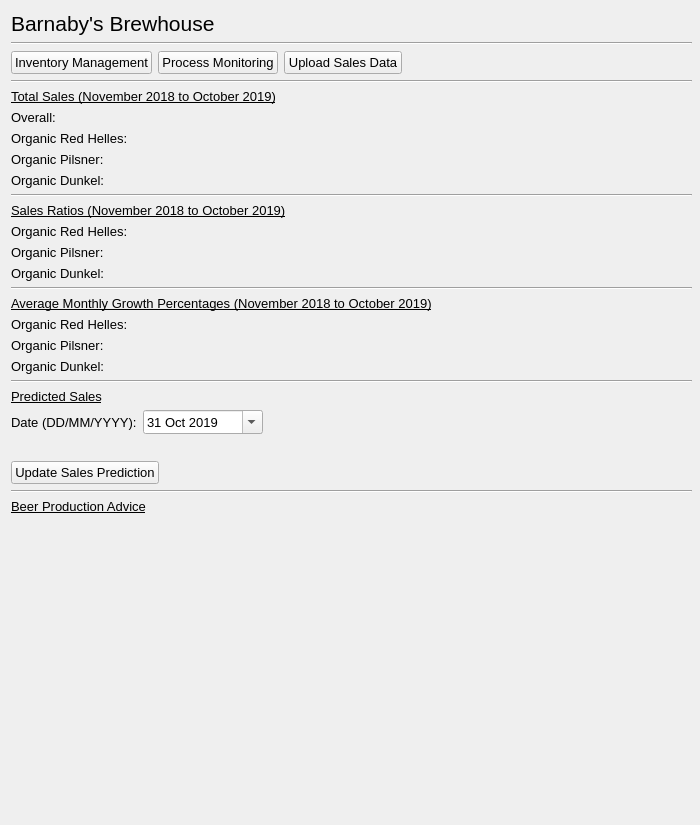
<?xml version="1.0" encoding="UTF-8"?>
<ui version="4.0">
 <class>mwindow_brewhouse</class>
 <widget class="QMainWindow" name="mwindow_brewhouse">
  <property name="geometry">
   <rect>
    <x>0</x>
    <y>0</y>
    <width>700</width>
    <height>825</height>
   </rect>
  </property>
  <property name="font">
   <font>
    <family>Arial</family>
    <pointsize>10</pointsize>
   </font>
  </property>
  <property name="windowTitle">
   <string>Barnaby's Brewhouse</string>
  </property>
  <widget class="QWidget" name="central_widget">
   <widget class="QWidget" name="layoutWidget">
    <property name="geometry">
     <rect>
      <x>11</x>
      <y>11</y>
      <width>681</width>
      <height>801</height>
     </rect>
    </property>
    <layout class="QVBoxLayout" name="vert_layout_brewhouse">
     <item>
      <widget class="QLabel" name="lbl_brewhouse">
       <property name="font">
        <font>
         <pointsize>16</pointsize>
         <weight>50</weight>
         <bold>false</bold>
        </font>
       </property>
       <property name="text">
        <string>Barnaby's Brewhouse</string>
       </property>
      </widget>
     </item>
     <item>
      <widget class="Line" name="hori_line_brewhouse">
       <property name="orientation">
        <enum>Qt::Horizontal</enum>
       </property>
      </widget>
     </item>
     <item>
      <layout class="QHBoxLayout" name="hori_layout_nav">
       <item alignment="Qt::AlignLeft">
        <widget class="QPushButton" name="btn_inv_management">
         <property name="text">
          <string>Inventory Management</string>
         </property>
        </widget>
       </item>
       <item alignment="Qt::AlignLeft">
        <widget class="QPushButton" name="btn_process_monitoring">
         <property name="text">
          <string>Process Monitoring</string>
         </property>
        </widget>
       </item>
       <item>
        <widget class="QPushButton" name="btn_upload_sales">
         <property name="text">
          <string>Upload Sales Data</string>
         </property>
        </widget>
       </item>
       <item>
        <spacer name="hori_spacer_nav">
         <property name="orientation">
          <enum>Qt::Horizontal</enum>
         </property>
         <property name="sizeHint" stdset="0">
          <size>
           <width>40</width>
           <height>20</height>
          </size>
         </property>
        </spacer>
       </item>
      </layout>
     </item>
     <item>
      <widget class="Line" name="hori_line_nav">
       <property name="orientation">
        <enum>Qt::Horizontal</enum>
       </property>
      </widget>
     </item>
     <item>
      <widget class="QLabel" name="lbl_sales">
       <property name="font">
        <font>
         <underline>true</underline>
        </font>
       </property>
       <property name="text">
        <string>Total Sales (November 2018 to October 2019)</string>
       </property>
      </widget>
     </item>
     <item>
      <widget class="QLabel" name="lbl_overall_sales">
       <property name="text">
        <string>Overall: </string>
       </property>
      </widget>
     </item>
     <item>
      <widget class="QLabel" name="lbl_red_helles_sales">
       <property name="text">
        <string>Organic Red Helles: </string>
       </property>
      </widget>
     </item>
     <item>
      <widget class="QLabel" name="lbl_pilsner_sales">
       <property name="text">
        <string>Organic Pilsner: </string>
       </property>
      </widget>
     </item>
     <item>
      <widget class="QLabel" name="lbl_dunkel_sales">
       <property name="text">
        <string>Organic Dunkel: </string>
       </property>
      </widget>
     </item>
     <item>
      <widget class="Line" name="hori_line_sales">
       <property name="orientation">
        <enum>Qt::Horizontal</enum>
       </property>
      </widget>
     </item>
     <item>
      <widget class="QLabel" name="lbl_ratios">
       <property name="font">
        <font>
         <underline>true</underline>
        </font>
       </property>
       <property name="text">
        <string>Sales Ratios (November 2018 to October 2019)</string>
       </property>
      </widget>
     </item>
     <item>
      <widget class="QLabel" name="lbl_red_helles_ratio">
       <property name="text">
        <string>Organic Red Helles: </string>
       </property>
      </widget>
     </item>
     <item>
      <widget class="QLabel" name="lbl_pilsner_ratio">
       <property name="text">
        <string>Organic Pilsner: </string>
       </property>
      </widget>
     </item>
     <item>
      <widget class="QLabel" name="lbl_dunkel_ratio">
       <property name="text">
        <string>Organic Dunkel:</string>
       </property>
      </widget>
     </item>
     <item>
      <widget class="Line" name="hori_line_ratios">
       <property name="orientation">
        <enum>Qt::Horizontal</enum>
       </property>
      </widget>
     </item>
     <item>
      <widget class="QLabel" name="lbl_growth">
       <property name="font">
        <font>
         <underline>true</underline>
        </font>
       </property>
       <property name="text">
        <string>Average Monthly Growth Percentages (November 2018 to October 2019)</string>
       </property>
      </widget>
     </item>
     <item>
      <widget class="QLabel" name="lbl_red_helles_growth">
       <property name="text">
        <string>Organic Red Helles: </string>
       </property>
      </widget>
     </item>
     <item>
      <widget class="QLabel" name="lbl_pilsner_growth">
       <property name="text">
        <string>Organic Pilsner: </string>
       </property>
      </widget>
     </item>
     <item>
      <widget class="QLabel" name="lbl_dunkel_growth">
       <property name="text">
        <string>Organic Dunkel: </string>
       </property>
      </widget>
     </item>
     <item>
      <widget class="Line" name="hori_line_growth">
       <property name="orientation">
        <enum>Qt::Horizontal</enum>
       </property>
      </widget>
     </item>
     <item>
      <widget class="QLabel" name="lbl_predict">
       <property name="font">
        <font>
         <underline>true</underline>
        </font>
       </property>
       <property name="text">
        <string>Predicted Sales</string>
       </property>
      </widget>
     </item>
     <item>
      <layout class="QHBoxLayout" name="hori_layout_predict">
       <item alignment="Qt::AlignLeft">
        <widget class="QLabel" name="lbl_predict_date">
         <property name="text">
          <string>Date (DD/MM/YYYY):</string>
         </property>
        </widget>
       </item>
       <item alignment="Qt::AlignLeft">
        <widget class="QDateEdit" name="date_edit_predict">
         <property name="minimumSize">
          <size>
           <width>120</width>
           <height>0</height>
          </size>
         </property>
         <property name="minimumDateTime">
          <datetime>
           <hour>0</hour>
           <minute>0</minute>
           <second>0</second>
           <year>2019</year>
           <month>10</month>
           <day>31</day>
          </datetime>
         </property>
         <property name="calendarPopup">
          <bool>true</bool>
         </property>
        </widget>
       </item>
       <item>
        <spacer name="hori_spacer_predict">
         <property name="orientation">
          <enum>Qt::Horizontal</enum>
         </property>
         <property name="sizeHint" stdset="0">
          <size>
           <width>40</width>
           <height>20</height>
          </size>
         </property>
        </spacer>
       </item>
      </layout>
     </item>
     <item>
      <widget class="QLabel" name="lbl_predictions">
       <property name="text">
        <string/>
       </property>
      </widget>
     </item>
     <item alignment="Qt::AlignLeft">
      <widget class="QPushButton" name="btn_predict">
       <property name="text">
        <string>Update Sales Prediction</string>
       </property>
      </widget>
     </item>
     <item>
      <widget class="Line" name="hori_line_predict">
       <property name="orientation">
        <enum>Qt::Horizontal</enum>
       </property>
      </widget>
     </item>
     <item>
      <widget class="QLabel" name="lbl_production_advice">
       <property name="font">
        <font>
         <underline>true</underline>
        </font>
       </property>
       <property name="text">
        <string>Beer Production Advice</string>
       </property>
      </widget>
     </item>
     <item>
      <widget class="QLabel" name="lbl_advice">
       <property name="text">
        <string/>
       </property>
      </widget>
     </item>
     <item>
      <spacer name="vert_spacer_brewhouse">
       <property name="orientation">
        <enum>Qt::Vertical</enum>
       </property>
       <property name="sizeHint" stdset="0">
        <size>
         <width>20</width>
         <height>40</height>
        </size>
       </property>
      </spacer>
     </item>
    </layout>
   </widget>
  </widget>
 </widget>
 <resources/>
 <connections/>
</ui>
